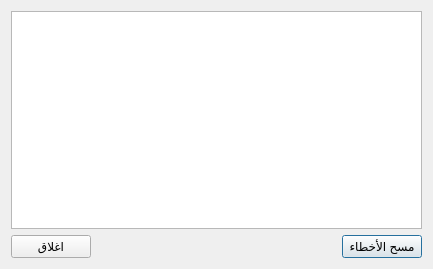
<?xml version="1.0" encoding="UTF-8"?>
<ui version="4.0">
 <class>LogDialog</class>
 <widget class="QDialog" name="LogDialog">
  <property name="geometry">
   <rect>
    <x>0</x>
    <y>0</y>
    <width>433</width>
    <height>269</height>
   </rect>
  </property>
  <property name="windowTitle">
   <string>نافذة الأخطاء</string>
  </property>
  <property name="layoutDirection">
   <enum>Qt::RightToLeft</enum>
  </property>
  <layout class="QVBoxLayout" name="verticalLayout">
   <item>
    <widget class="QTextBrowser" name="textBrowser">
     <property name="lineWrapMode">
      <enum>QTextEdit::NoWrap</enum>
     </property>
    </widget>
   </item>
   <item>
    <layout class="QHBoxLayout" name="horizontalLayout">
     <item>
      <widget class="QPushButton" name="pushClearLog">
       <property name="text">
        <string>مسح الأخطاء</string>
       </property>
      </widget>
     </item>
     <item>
      <spacer name="horizontalSpacer">
       <property name="orientation">
        <enum>Qt::Horizontal</enum>
       </property>
       <property name="sizeHint" stdset="0">
        <size>
         <width>40</width>
         <height>20</height>
        </size>
       </property>
      </spacer>
     </item>
     <item>
      <widget class="QPushButton" name="pushClose">
       <property name="text">
        <string>اغلاق</string>
       </property>
      </widget>
     </item>
    </layout>
   </item>
  </layout>
 </widget>
 <resources/>
 <connections/>
</ui>
